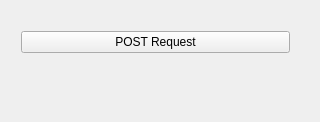
<?xml version="1.0" encoding="UTF-8"?>
<ui version="4.0">
 <class>Widget</class>
 <widget class="QWidget" name="Widget">
  <property name="geometry">
   <rect>
    <x>0</x>
    <y>0</y>
    <width>320</width>
    <height>122</height>
   </rect>
  </property>
  <property name="windowTitle">
   <string>Widget</string>
  </property>
  <widget class="QWidget" name="verticalLayoutWidget">
   <property name="geometry">
    <rect>
     <x>10</x>
     <y>20</y>
     <width>291</width>
     <height>80</height>
    </rect>
   </property>
   <layout class="QVBoxLayout" name="verticalLayout">
    <item>
     <widget class="QPushButton" name="pushButton">
      <property name="text">
       <string>POST Request</string>
      </property>
     </widget>
    </item>
    <item>
     <widget class="QLabel" name="postStatus">
      <property name="text">
       <string/>
      </property>
     </widget>
    </item>
   </layout>
  </widget>
 </widget>
 <layoutdefault spacing="6" margin="11"/>
 <resources/>
 <connections/>
</ui>
